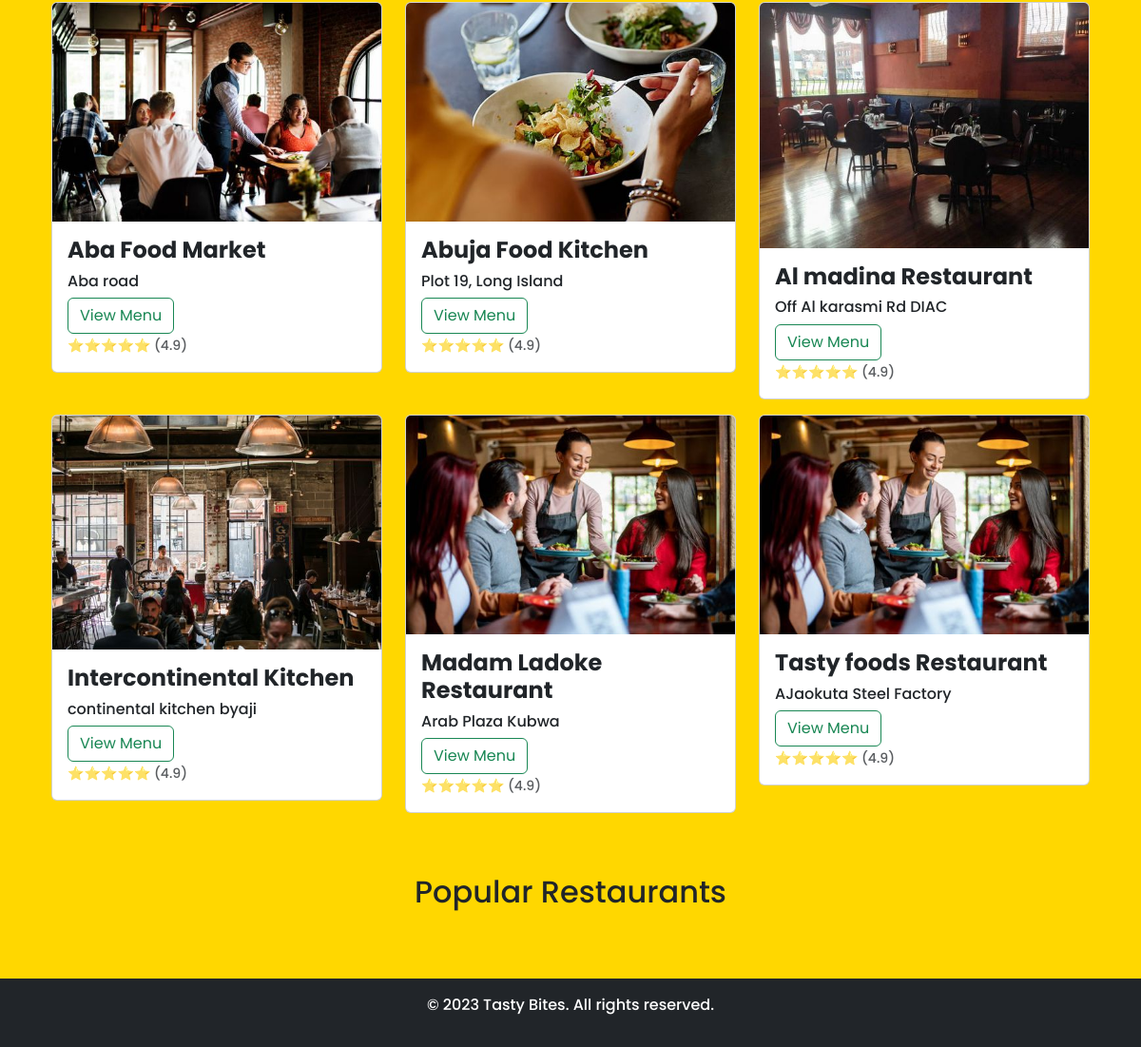
Before: / (signed in, lower part) with the older database file.
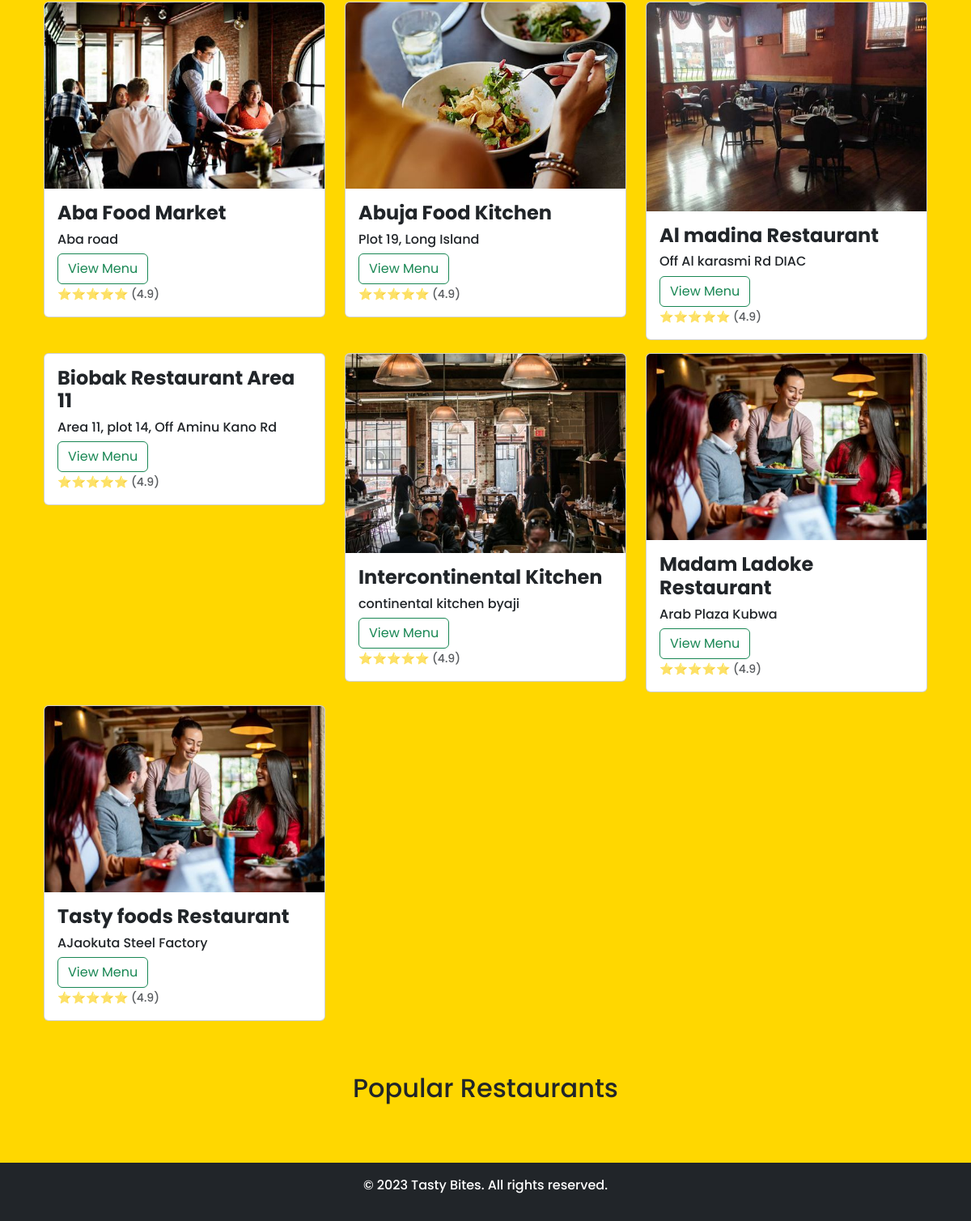
After: the same page with the newer database file.
### naija_kitchen/models.py (models this page shows, shortened)
class Restaurant(models.Model):
    restaurant_name = models.CharField(max_length=200)
    slug = models.SlugField(max_length=200, blank=True)
    restaurant_address = models.CharField(max_length=200)
    restaurant_image = models.ImageField(null=True, blank=True)
    restaurant_contact = models.CharField(max_length=200)
    restaurant_owner = models.ForeignKey(
        'auth.User', blank=True, null=True, on_delete=models.CASCADE, related_name='user_restaurants')
    class Meta:
        ordering = ['restaurant_name']
        indexes = [
            models.Index(fields=['restaurant_name'])
        ]
    @property
    def imageURL(self):
        try:
            url = self.restaurant_image.url
        except:
            url = ''
        return url

### naija_kitchen/views.py (the view)
# urls.py: path("", get_all_restaurant, name="all_restaurants"),
def get_all_restaurant(request):
    if request.user.is_authenticated:
        visit_count = request.session.get('visit_count', 0)
        visit_count += 1
        request.session['visit_count'] = visit_count
        cart_items = get_cart_items_from_session(request)
        restaurants = Restaurant.objects.all()
        restaurant_json = json.dumps(list(Restaurant.objects.values()))
        context = {'restaurants': restaurants,
                'visit_count': visit_count, 'cartItems': cart_items, 'restaurant_json': restaurant_json}
        return render(request, 'restaurant_list.html', context)
    else:
        return redirect('admin/')

### naija_kitchen/views.py (called while the page is built)
def get_cart_items_from_session(request):
    cart_items_in_session = request.session.get('cartItems')
    return cart_items_in_session

### naija_kitchen/templates/restaurant_list.html (shortened to what this page needs)
{% extends 'main.html'%}
{% load static %}
    {% block content %}
    <main class="container">
        <section class="mb-5">
            <div class="container">
                <div id="productCard" class="row">
                    {% for restaurant in restaurants %}
                    <div class="col-sm-4 mb-3">
                        <div class="card">
                            <img class="card-img-top img-fluid" src="{{restaurant.imageURL}}"
                                alt="{{restaurant.imageURL}}" />
                            <div class="card-body text-start">
                                <h4><strong>{{restaurant.restaurant_name}}</strong></h4>
                                <h6>{{restaurant.restaurant_address}}</h6>
                                <a id="restaurant-link" class="btn btn-outline-success" href="{% url 'restaurant_menucategories' restaurant_slug=restaurant.slug%}">View
                                    Menu</a>
                                <p class="card-text">
                                    <small class="text-muted">⭐⭐⭐⭐⭐ (4.9)</small>
                                </p>
                            </div>
                        </div>
                    </div>
                    {% endfor%}
                </div>
            </div>
        </section>
        <section>
            <h2 class="text-center mb-4">Popular Restaurants</h2>
        </section>
    </main>
    <footer class="bg-dark text-white text-center py-3 mt-5">
        <p>&copy; 2023 Tasty Bites. All rights reserved.</p>
    </footer>
    {% endblock %}

### naija_kitchen/templates/main.html (shortened to what this page needs)
<!DOCTYPE html>
<html lang="en">
{% load static %}
<head>
    <link rel="stylesheet" type="text/css" href="{%static 'css/style.css'%}" />
    <link rel="stylesheet" href="https://cdn.jsdelivr.net/npm/bootstrap@5.3.2/dist/css/bootstrap.min.css" />
    <link rel="stylesheet" href="https://cdn.jsdelivr.net/npm/bootstrap-icons@1.11.1/font/bootstrap-icons.css" />
</head>
<body class="poppins-medium bg-color">
    {% block content %} {% endblock content %}
</body>
</html>

### static/css/style.css (style rules this page uses)
body { font-family: 'Poppins sans-serif'; }
.bg-color { background-color: #FFD700; }
.poppins-medium { font-family: "Poppins", sans-serif; font-weight: 500; font-style: normal; }

Changed rows visible on the page:
added Restaurant: restaurant_name "Biobak Restaurant Area 11", restaurant_address "Area 11, plot 14, Off Aminu Kano Rd"
